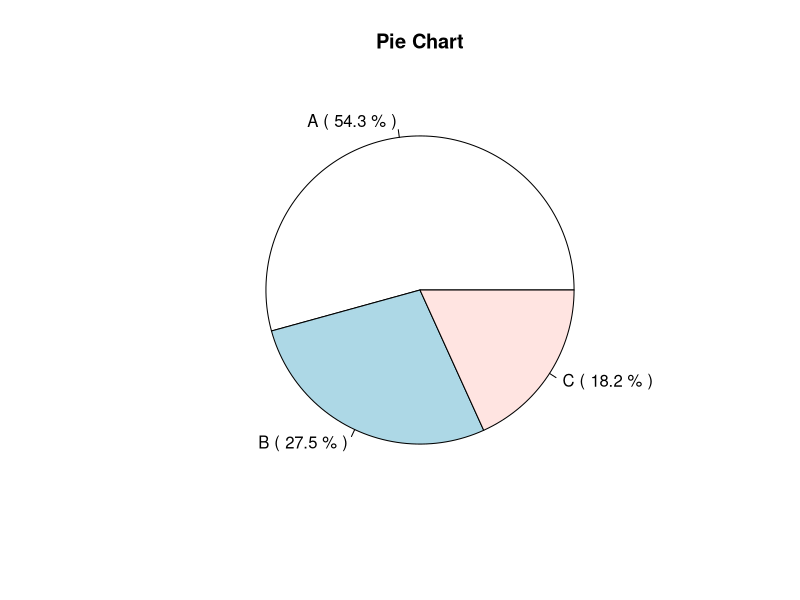
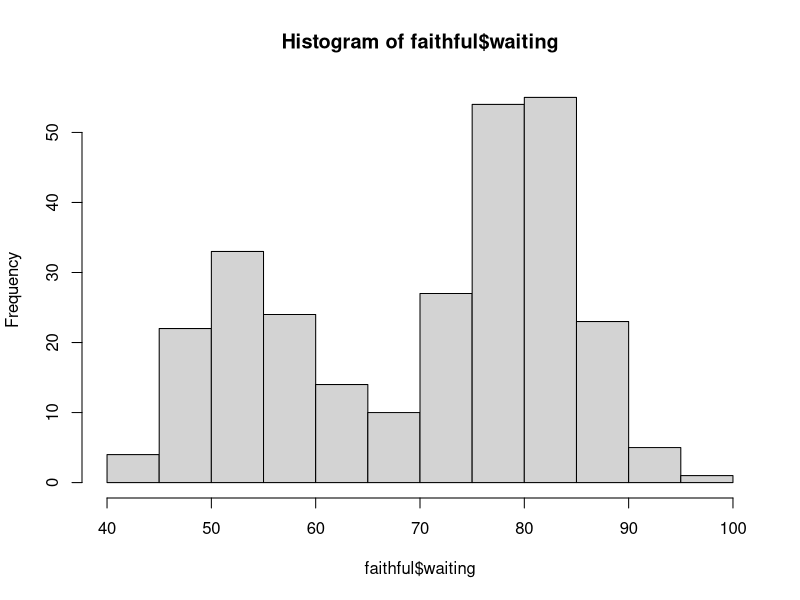
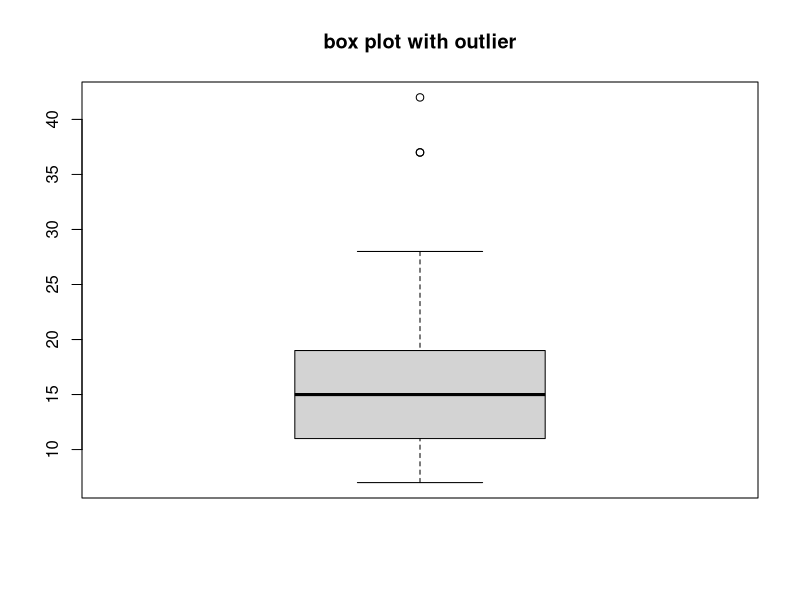
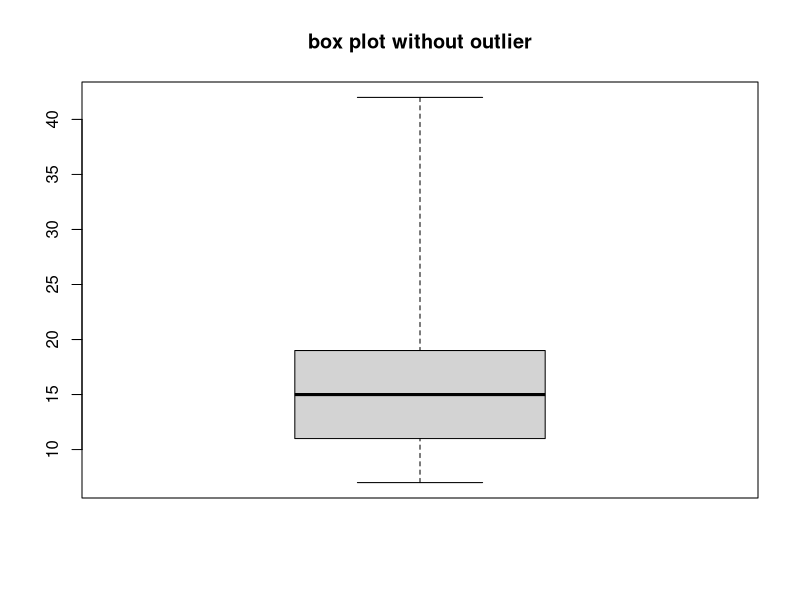
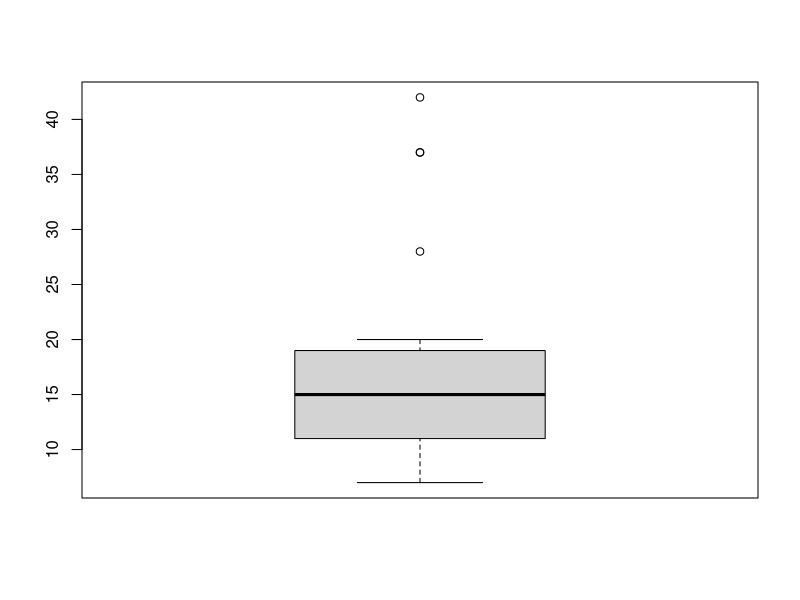
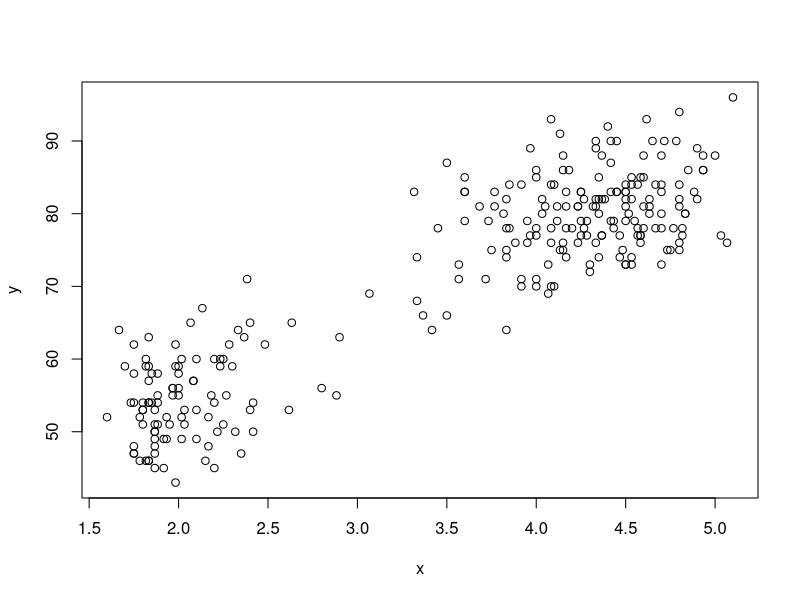
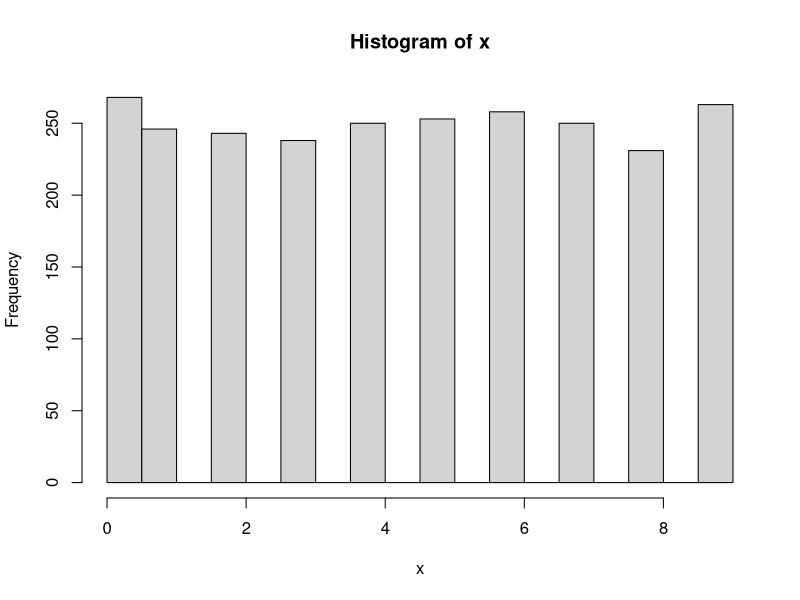
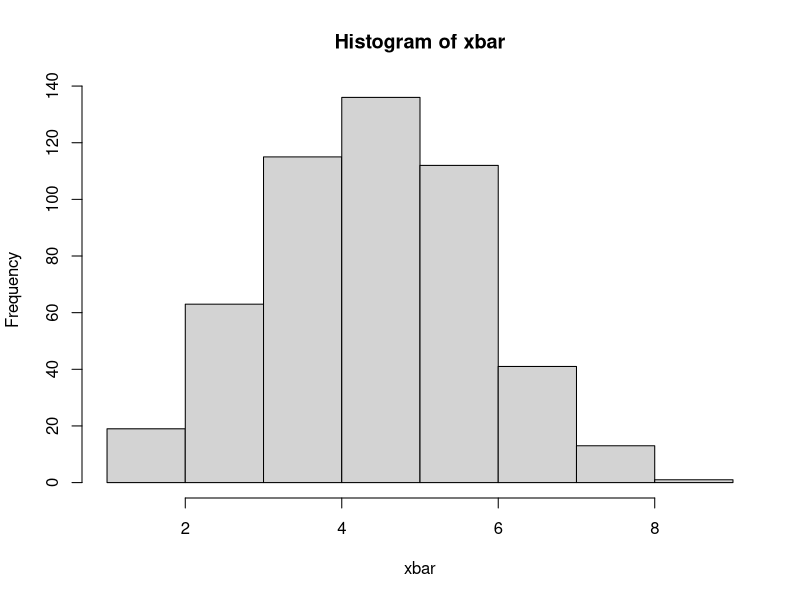

R code for these plots, in order:
## ---- chunk 1
knitr::opts_chunk$set(echo = TRUE)
## ---- chunk 2
a <- rep('A', 1520)
b <- rep('B',770)
c <- rep('C',510) 
x <- c(a,b,c)
table(x)
y <- as.matrix(table(x)) ;y
freq <- y[,1] ; freq
relative_freq <- freq/sum(y)
z <- cbind(freq, relative_freq) ;z
## ---- chunk 3
x <- c(1520, 770, 510) ;x
lab <- c('A', 'B', 'C') ; lab
y <- round(x/sum(x)*100, digits=1) ; y
w <- paste(lab, '(', y, '%', ')') ;w
pie(x, labels=w, main='Pie Chart')




## ---- chunk 4
x <- c(1,1,1,3,0,0,1,1,1,0,2,2,0,0,0,1,2,1,2,0,0,1,6,4,3,3,1,2,4,0) ;x
y <- as.matrix(table(x)) ;y
freq <- y[,1]; freq
rel_freq <- freq/sum(freq); rel_freq
csum <- cumsum(freq); csum
c_rel_freq <- csum/sum(freq)
z <- cbind(freq, rel_freq, csum, c_rel_freq) ;z
## ---- chunk 5

hist(faithful$waiting)
stem(faithful$waiting)


## ---- chunk 6

x <- stackloss$stack.loss ;x

mean(x)
var(x)
sd(x)
s <- sort(x);s
length(x)
quantile(x, c(0.1,0.25,0.5,0.95))
fivenum(x)
summary(x)
boxplot(x, main = 'box plot with outlier') # box-whisker plot = range 1.5, default

boxplot(x, range = 0, main = 'box plot without outlier')
boxplot(x, range = 1.0)
## ---- chunk 7
x <- faithful$eruptions
y <- faithful$waiting
plot(x,y)
cor(x,y) # correlation coefficient

## ---- chunk 8
pnorm(2, 0, 1)
qnorm(0.05, 0, 1)


## ---- chunk 9
x=floor(runif(2500,0,10)); x 

hist(x)
mean(x)  # similar with E(X) = 4.5 
sd(x)  # Similar with s.d.(X) = 2.87


y = array (x, c(500,5)) ;y  # create 500 vectors which size 5,and stores 2,500 numbers 


xbar = apply(y,1,mean); xbar
   
hist(xbar)
mean(xbar) # similar with E(X) = 4.5
sd(xbar) # Similar with s.d.(X) / sqrt(n = 5) = 2.87 / sqrt(5) = 1.28



## ---- chunk 10

A <- c(79.98, 80.04, 80.02, 80.04, 80.03, 80.03, 80.04, 79.97,
       80.05, 80.03, 80.02, 80.00, 80.02) ;A

B <- c(80.02, 79.94, 79.98, 79.97, 79.97, 80.03, 79.95, 79.97);B

boxplot(A,B) 

t.test(A,B, var.equal=T) 
	# usual two-sample t-test
t.test(A,B) 
	#Welch's two sample t-test (assuming unequal variances)
t.test(A,B, var.equal=F) 
	#Welch's two sample t-test (assuming unequal variances)




## ---- chunk 11

x <- c(70, 80, 72, 76, 76, 76, 72, 78, 82, 64, 74, 92, 74, 68, 84)
y <- c(68, 72, 62, 70, 58, 66, 68, 52, 64, 72, 74, 60, 74, 72, 74)

# Method I
t.test (x,y, paired=T, conf.level=0.95)

#Method II
d <- x-y
t.test(d)



## ---- chunk 12
# population 1 : the number of events, success number
# population 2 : the number of events, success number 

prop.test (x=c(88,126), n=c(100,150))

## ---- chunk 13
x <- c(3, 3,  4, 5,  6,  6,  7,  8,  8,  9)
y <- c(9, 5, 12, 9, 14, 16, 22, 18, 24, 22)
plot(x,y) 

cor(x,y)

# fit to simple linear model
fit <- lm(y~x) # lm(y~1) = Ybar
summary(fit)
# to know each residuals
resid (fit)
rr <- y - fitted(fit); rr

# to know coefficient of determinant
coef(fit)
fit$coefficients

# confidence intervals of coefficient
confint(fit, level=0.95)

# ANOVA of regression model
anova(fit)

#plotting scatter plot equal time
plot(x,y)
abline(fit)


# plotting on the 2D by R


faithful
x <- faithful$eruption
y <- faithful$waiting

plot(x,y)
plot(x,y, xlab='eruption', ylab='waiting', main='faithful data', xlim=c(0, 7), ylim=c(30,100))

x1 <- x[1:136]; x1
x2 <- x[137:272]; x2
y1 <- y[1:136] ; y1
y2 <- y[137:272] ; y2

plot(c(x1,x2), c(y1,y2), type="n")
points(x1, y1, col="red")
points(x2, y2, col="blue")
abline(lm(y1~x1))
abline(lm(y2~x2))
abline(lm(y~x))
## ---- chunk 14
stackloss
y <- stackloss$stack.loss ; y
x1 <- stackloss$Air.Flow ; x1
x2 <- stackloss$Water.Temp ; x2
x3 <- stackloss$Acid.Conc. ; x3
X <-cbind(x1,x2,x3) ; X

pairs(X) # pairwise scatterplot matrix of covariates

stackfit <- lm(y ~ x1 + x2 + x3)  # model fitting

plot(stackfit) # 4 basic plots 
			# - residual vs fitted
			# - normal qq plot
			# - standardized residual vs fitted
			# - Cook's distance

summary(stackfit) # basic estimation results

anova(stackfit) # analysis of variance table

deviance(stackfit) # SSR

deviance(lm(y~1))  # SST

residuals(stackfit) # y - y^hat

vcov(stackfit) # variance-covariance matrix for beta^hat

coef(stackfit) # beta^hat

step(stackfit) # stepwise regression with AIC

## ---- chunk 15

x<-matrix(c(773,231,238,59),nrow=1,ncol=4); x
chi<-chisq.test(x,p=c(9/16,3/16,3/16,1/16)); chi

chi$observed
chi$expected
chi$residuals # pearson type residuals

## ---- chunk 16

x<-matrix(c(31,17,109,122),nc=2); x
chi<-chisq.test(x,correct=FALSE); chi

chi$observed
chi$expected
sum((chi$observed-chi$expected)^2/chi$expected)
chi$statistic



# Contingency table making
x<-c(31,17,109,122)

group<-gl(2,1,4,labels=c("case","control")); group # gl = generalized linear model

infection<-gl(2,2,labels=c("yes","no")); infection

table<-xtabs(x~group+infection); table # xtabs -> x is cross, tab is table, ~ is goodness-of-fit, group+ infection -> table

chisq.test(table,correct = FALSE)
## ---- chunk 17
x<-c(5,5,3,7,15,23,17,17)
cholesterol<-gl(2,4,labels=c("less than 220","equal or more than 220")); cholesterol

bloodpressure<-gl(4,1,8,labels=c("less than 127","127~146","146~166","equal or more than 167")); bloodpressure

table<-xtabs(x~cholesterol+bloodpressure); table
chisq.test(table)
## ---- chunk 18

#One-way ANOVA(oneway.test)

a<-c(64,72,68,77,56,95)
b<-c(78,91,97,82,85,77)
c<-c(75,93,78,71,63,76)
d<-c(55,66,49,64,70,68)

data<-data.frame(a,b,c,d); data

data.stack<-stack(data); data.stack

oneway.test(values~ind, data=data.stack, var.equal=T)

boxplot(values~ind, data=data.stack)



#One-way ANOVA(aov)
type<-c("a","a","a","a","a","a","b","b","b","b","b","b","c","c","c","c","c","c","d","d","d","d","d","d")
y<-c(64,72,68,77,56,95,78,91,97,82,85,77,75,93,78,71,63,76,55,66,49,64,70,68)

type.factor<-as.factor(type); type.factor
data.aov<-aov(y~type.factor); data.aov
summary(data.aov)



## ---- chunk 19

type<-c("a","a","a","b","b","b","c","c")
y<-c(92.4,91.6,92.8,91.3,91.0,91.7,93.1,93.5)
type.factor<-as.factor(type)
data.aov<-aov(y~type.factor)
summary(data.aov)
boxplot(y~type.factor)


#t-CI for muliple
t<-qt(1-(0.05/(2*3)),8-3); t
c((92.267-91.333)-t*0.464*sqrt(1/3+1/3),(92.267-91.333)+t*0.464*sqrt(1/3+1/3))
c((92.267-93.300)-t*0.464*sqrt(1/3+1/2),(92.267-93.300)+t*0.464*sqrt(1/3+1/2))
c((91.333-93.300)-t*0.464*sqrt(1/3+1/2),(91.333-93.300)+t*0.464*sqrt(1/3+1/2))


#each CI
t<-qt(1-(0.05/2),8-3); t

c((92.267-91.333)-t*0.464*sqrt(1/3+1/3),(92.267-91.333)+t*0.464*sqrt(1/3+1/3))
c((92.267-93.300)-t*0.464*sqrt(1/3+1/2),(92.267-93.300)+t*0.464*sqrt(1/3+1/2))
c((91.333-93.300)-t*0.464*sqrt(1/3+1/2),(91.333-93.300)+t*0.464*sqrt(1/3+1/2))

## ---- chunk 20

a<-c(31.8,39.1)
b<-c(35.5,27.6,21.3)
test<-wilcox.test(a,b,alternative="greater",correct=FALSE); test



## ---- chunk 21
a<-c(16.4,10.3,15.8,16.5,12.5,8.3,12.1,10.1,12.9,12.6,17.3,9.4)
length(a)
b<-c(14.3,9.8,16.9,17.2,10.5,7.9,12.4,8.6,13.1,11.6,15.5,8.6)
length(b)
t<-62 # Wilcoxon signed-rank test statistics value
n<-12
z<-(t-n*(n+1)/4)/sqrt(n*(n+1)*(2*n+1)/24); z
pnorm(z,lower.tail=FALSE)

#Wilcoxon signed-rank test
wilcox.test(a,b,alternative="greater",paired=TRUE) # paired argument needed to use signed-rank test


## ---- chunk 22
x<-c(6,9,2,8,5)
y<-c(8,10,4,7,3)
cor.test(x,y,method="spearman")

binom.test(3,5,alternative="greater")

a <- c(1,3,5)
b <- c(2,4,5)
cor.test(a, b,method = 'spearman')

## ---- chunk 23
N <- c(100, 500, 1000, 10000, 100000, 1000000)
pi_hat <- 0

for(i in 1: length(N)){
n <- N[i]
U1 <- runif(n,0,1)
U2 <- runif(n,0,1)
radius <- 1

	result <- ifelse(U1^2+U2^2 < 1, 1, 0)
	theta <- seq(0,pi/2,length=361)
	col <- ifelse(result == 1,4,2)

plot(U1 ,U2,col=col ,xlim=c(0,1) ,ylim=c(0,1),xlab="X",ylab="Y")
lines(x = radius * cos(theta), y = radius * sin(theta))

pi_hat[i] <- 4*mean(result)
}

(rbind(N,pi_hat))

## ---- chunk 24
g <- function(x) sqrt(1-x^2)
N <- c(100, 500, 1000, 10000, 100000, 1000000)
result <- 0

for(i in 1 : length(N)) {

n <- N[i]
U <- runif(n,0,1)
result[i] <- 4*mean(g(U))

}

result

## ---- chunk 25
# Newton-Raphson iteration


l_deriv <- function(theta){
n <- length(X) 
y <- sum(log(X))- n*psigamma(theta)
}
# psigamma(theta) : gamma(theta)'/gamma(theta)

# sampling gamma samples
X <- rgamma(100,10,1)

X

# Newton-Raphson iteration
h <- 1e-07
e <- 1e-07
theta_pre = 0
theta_new = 0.1
t=0
process <- cbind(t=0,theta_pre=0,theta_new=0.1,diff=0.1)
while(abs(theta_new-theta_pre)>=e){
theta_pre <- theta_new
l_deriv2 <- (l_deriv(theta_pre+h)-l_deriv(theta_pre))/h
theta_new <- theta_pre -l_deriv(theta_pre)/l_deriv2
t=t+1
process <- rbind(process,data.frame(t=round(t,1),theta_pre=theta_pre,theta_new=theta_new,diff=abs(theta_new-theta_pre)))
}
process

